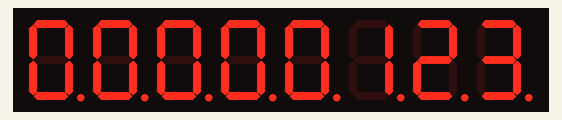
The sketch below on a simulated Arduino Uno, built with avr-gcc and run on an emulated ATmega328P. On the bench: 8-digit seven-segment display.

Above: at 0.15 s.
At 4.97 s:
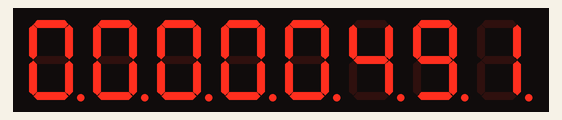
At 10.08 s:
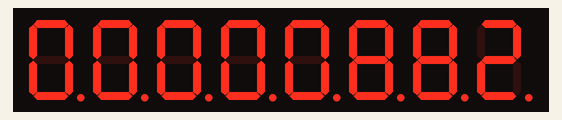
At 20.13 s:
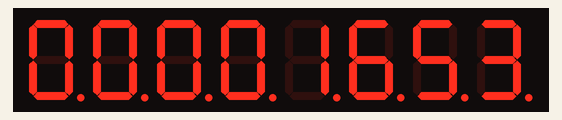
At 29.81 s:
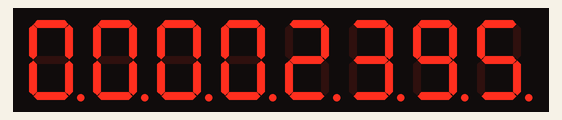
At 39.75 s:
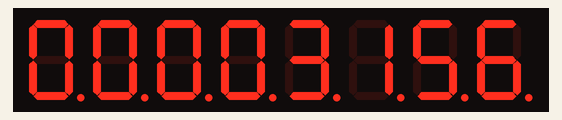

The sketch:

neibc_max7219_8digit_count.ino
```cpp
// (licence header left out)
#include "LedControl.h" // Arduino Pin 7 to DIN, 6 to Clk, 5 to LOAD, no.of devices is 1
LedControl lc=LedControl(7,6,5,1);
int digitval[8];

void setup() { // Initialize the MAX7219 device
  lc.shutdown(0,false); // Enable display
  lc.setIntensity(0,10); // Set brightness level (0 is min, 15 is max)
  lc.clearDisplay(0); // Clear display register

  digitval[0]=3;
  digitval[1]=2;
  digitval[2]=1;
  digitval[3]=0;
  digitval[4]=0;
  digitval[5]=0;
  digitval[6]=0;
  digitval[7]=0;

}

void loop() {
  for(int i=0; i<8; i++){
    lc.setDigit(0,i,digitval[i],true);
  }
  delay(10);

  digitval[0]=digitval[0]+1;

  for(int i=0; i<7; i++) {
    if(digitval[i]>9) {
     digitval[i]=0;
     digitval[i+1]=digitval[i+1]+1;
    }
  }
}
```
